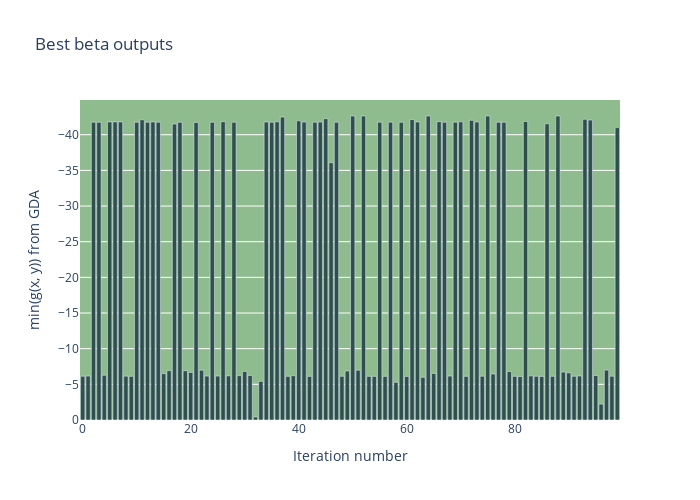

Write notebook code for a chart like this one.
### Markdown cell above
Na koniec rysuję wykres wartości osiaganych przez _GDA_ dla znalezionego parametru __beta__.

### Code cell
layout = go.Layout(width=700, height=500,
                   title_text='Best beta outputs',
                   plot_bgcolor='DarkSeaGreen',
                   xaxis_title='Iteration number',
                   yaxis_title='min(g(x, y)) from GDA')
fig = go.Figure(data=[go.Bar(y=df[best_b], marker_color='DarkSlateGrey')], layout=layout)
fig.update_yaxes(autorange="reversed")
fig.show()

### Figure 1 — Plotly figure (JSON) as saved in the notebook; plotly's stock layout.template omitted (floating-point values rounded to 4 significant figures)
{"data": [{"marker": {"color": "DarkSlateGrey"}, "type": "bar", "y": [-6.134, -6.164, -41.76, -41.74, -6.271, -41.8, -41.8, -41.79, -6.149, -6.124, -41.74, -42.1, -41.75, -41.79, -41.74, -6.503, -6.923, -41.5, -41.75, -6.9, -6.663, -41.73, -6.979, -6.158, -41.74, -6.16, -41.83, -6.195, -41.75, -6.218, -6.809, -6.243, -0.429, -5.422, -41.78, -41.75, -41.81, -42.48, -6.122, -6.218, -41.95, -41.77, -6.115, -41.75, -41.77, -42.25, -36.08, -41.75, -6.128, -6.869, -42.62, -6.98, -42.63, -6.121, -6.113, -41.76, -6.118, -41.77, -5.285, -41.74, -6.112, -42.13, -41.78, -5.986, -42.62, -6.526, -41.83, -41.75, -6.161, -41.76, -41.81, -6.119, -42.02, -41.78, -6.138, -42.63, -6.446, -41.75, -41.74, -6.792, -6.12, -6.083, -41.85, -6.193, -6.129, -6.107, -41.54, -6.125, -42.63, -6.722, -6.616, -6.13, -6.171, -42.17, -42.05, -6.236, -2.231, -6.997, -6.133, -41.0]}], "layout": {"height": 500, "plot_bgcolor": "DarkSeaGreen", "title": {"text": "Best beta outputs"}, "width": 700, "xaxis": {"title": {"text": "Iteration number"}}, "yaxis": {"autorange": "reversed", "title": {"text": "min(g(x, y)) from GDA"}}}}
